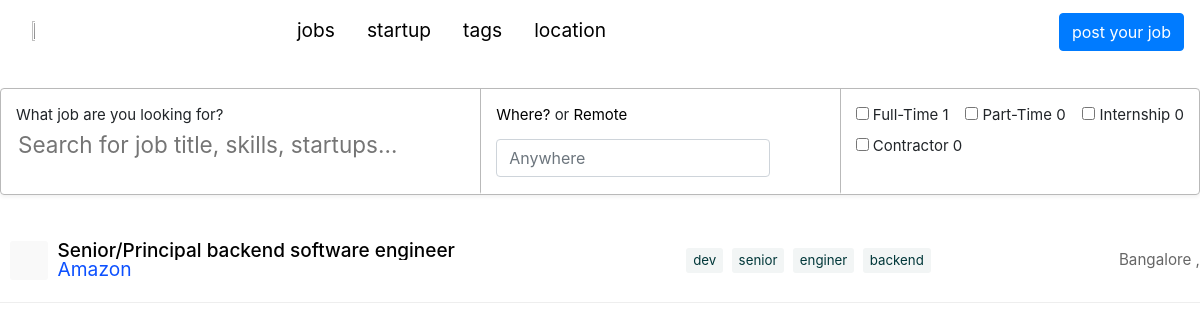
/jobkey/senior, run on the app's committed database.
### core/models.py (models this page shows, shortened)
class WorkDetails(models.Model):
    category = models.ForeignKey(JobCategory, on_delete=models.CASCADE)
    job_title = models.CharField(max_length=100, null=True, blank=True)
    job_type = models.CharField(max_length=50, null=True, blank=True)
    job_keys = models.ManyToManyField(Job_keys)
    is_remote_job = models.BooleanField(default=False, null=True)
    location = models.CharField(max_length=100, null=True, blank=True)
    country = models.CharField(max_length=50, null=True, blank=True)
    job_desc = models.TextField(null=True, blank=True)
    apply_job_link = models.CharField(max_length=255, null=True, blank=True)
    company_name = models.CharField(max_length=50, null=True, blank=True)
    company_website = models.CharField(max_length=50, null=True, blank=True)
    company_email_address = models.EmailField(null=True, blank=True)
    is_scraped_data = models.BooleanField(default=True)
    company_img_url = models.CharField(max_length=200, blank=True, null=True)

class Job_keys(models.Model):
    name=models.CharField(max_length=50)

### core/views.py (the view)
# urls.py: path('jobkey/<job_keys>', views.filtered_keys, name="filtered_keys"),
def filtered_keys(request, job_keys):
    context={}
    key = Job_keys.objects.get(name=job_keys)
    jobs=WorkDetails.objects.filter(job_keys__in=[key])
    context['jobs'] = jobs
    context['page_for'] = 'job_keys'
    context['company_name'] = job_keys
    context['full_time'] = jobs.filter(Q(job_type__icontains = 'full-time') or Q(job_type__icontains = 'Full-time')
        or Q(job_type__icontains='full_time')).count()
    context['part_time'] = jobs.filter(Q(job_type__icontains = 'part-time') or Q(job_type__icontains = 'Part-time')
        or Q(job_type__icontains='part_time')).count()
    context['Internship'] = jobs.filter(Q(job_type__icontains = 'Internship')).count()
    context['Contractor'] = jobs.filter(Q(job_type__icontains = 'Contractor ')).count()
    return render(request, 'jobs_in_specific_company.html', context)

### templates/jobs_in_specific_company.html (shortened to what this page needs)
<!DOCTYPE html>
<html lang="en">
{% load static %}
<head>
    <link rel="stylesheet" href="https://maxcdn.bootstrapcdn.com/bootstrap/4.5.2/css/bootstrap.min.css">
    <link rel="stylesheet" type="text/css" href="{% static 'css/style.css' %}">
</head>
<body>
    <nav class="headerNav">
        <ul class="nav">
            <li class="nav-item">
                <a class="nav-link active" href="/">
                    <img src="img/fedup logo.jpg" data-visited="true" />
                </a>
            </li>
        </ul>
        <ul class="navjustify-content-center">
            <li class="nav-item">
                <a class="nav-link active" href="/">jobs</a>
            </li>
            <li class="nav-item">
                <a class="nav-link" href="/startup">startup</a>
            </li>
            <li class="nav-item">
                <a class="nav-link " href="/tags">tags</a>
            </li>
            <li class="nav-item">
                <a class="nav-link" href="/location">location</a>
            </li>
        </ul>
        <ul class="navjustify-content-end">
            <li class="nav-item">
                <a class="btn btn-active btn-primary" href="/addNewPost/">post your job</a>
            </li>
    </nav>
    <section class="content-wrapper">
        <div class="content">
            <div class="searchForm" data-behavior="search" data-controller="search-form"
                data-search-form-since-filter="1607147442">
                <div class="searchForm__box">
                    <div class="searchForm__section searchForm__section--primary">
                        <div class="searchForm__section__label">What job are you looking for?</div>
                        <div class="searchForm__section__input">
                            <div id="foobar">
                                <div class="ais-SearchBox">
                                    <form action="" role="search" class="ais-SearchBox-form" novalidate="">
                                        <input class="ais-SearchBox-input searchField__input" id="title" type="search"
                                            placeholder="Search for job title, skills, startups…" autofocus="true"
                                            autocomplete="off" autocorrect="off" autocapitalize="off" spellcheck="false"
                                            maxlength="512">
                                    </form>
                                </div>
                            </div>
                        </div>
                    </div>
                    <div class="searchForm__section searchForm__section--secondary">
                        <div class="searchForm__section__label">
                            <div id="remote">
                                <div class="ais-ToggleRefinement"><label class="ais-ToggleRefinement-label"><input
                                            class="ais-ToggleRefinement-checkbox" type="checkbox"><span
                                            class="ais-ToggleRefinement-labelText">
                                            <div class="">
                                                <div
                                                    class="searchForm__section__label__toggleOption searchForm__section__label__toggleOption--default">
                                                    Where?</div> or <div
                                                    class="searchForm__section__label__toggleOption">Remote</div>
                                            </div>
                                        </span></label></div>
                            </div>
                        </div>
                        <div class="searchForm__section__input">
                            <div class="autocompleteWrapper">
                                <span class="algolia-autocomplete"
                                    style="position: relative; display: inline-block; direction: ltr;"><input
                                        type="text" name="search-input" id="search-input" value=""
                                        class="form-control col-12" placeholder="Anywhere"
                                        autocomplete="off" spellcheck="false" role="combobox" aria-autocomplete="list"
                                        aria-expanded="false" aria-owns="algolia-autocomplete-listbox-0" dir="auto"
                                        style="position: relative; vertical-align: top;">
                                </span>
                            </div>
                        </div>
                    </div>
                    <div class="searchForm__section searchForm__section--tertiary">
                        <div class="searchForm__section__input">
                            <div id="commitments">
                                <div class="ais-RefinementList">
                                    <ul class="ais-RefinementList-list">
                                        <li class="ais-RefinementList-item">
                                            <div><label class="ais-RefinementList-label"> <input type="checkbox"
                                                        class="ais-RefinementList-checkbox"id='full_time' name="job_type"
                                                        value="Full-Time"> <span
                                                        class="ais-RefinementList-labelText">Full-Time</span> <span
                                                        class="ais-RefinementList-count">{{ full_time }}</span> </label>
                                            </div>
                                        </li>
                                        <li class="ais-RefinementList-item">
                                            <div><label class="ais-RefinementList-label"> <input type="checkbox"
                                                        class="ais-RefinementList-checkbox" id="part_time" name="job_type"
                                                        value="Part-Time"> <span
                                                        class="ais-RefinementList-labelText">Part-Time</span> <span
                                                        class="ais-RefinementList-count">{{ part_time }}</span> </label>
                                            </div>
                                        </li>
                                        <li class="ais-RefinementList-item">
                                            <div><label class="ais-RefinementList-label"> <input type="checkbox"
                                                        class="ais-RefinementList-checkbox" id="internship" name="job_type"
                                                        value="Internship"> <span
                                                        class="ais-RefinementList-labelText">Internship</span> <span
                                                        class="ais-RefinementList-count">{{ Internship }}</span>
                                                </label></div>
                                        </li>
                                        <li class="ais-RefinementList-item">
                                            <div><label class="ais-RefinementList-label"> <input type="checkbox"
                                                        class="ais-RefinementList-checkbox" id="contractor" name="job_type"
                                                        value="Contractor"> <span
                                                        class="ais-RefinementList-labelText">Contractor</span> <span
                                                        class="ais-RefinementList-count">{{ Contractor }}</span>
                                                </label></div>
                                        </li>
                                    </ul>
                                </div>
                            </div>
                        </div>
                    </div>
                </div>
            </div>
        </div>
    </section>
    <div>
        <section class="content-wrapper">
            <div class="content content--unpadded">
                {% for job in jobs %}
                    <div class="jobCard" data-action="click->clickable#open" data-clickable-target="_blank"
                        data-clickable-url="/art-director-design-at-procore-4" data-controller="clickable">
                        <div class="jobCard__details">
                            <a class="jobCard__details__logo" style="background-image: url('{{ job.company_img_url }}')"
                                href="/@procore">Procore</a>
                            <div class="jobCard__details__ultra">
                                <a data-behavior="track-visited-instantly" class="jobCard__details__title"
                                    href="{% url 'job_details' id=job.id %}">{{ job.job_title }}</a>
                                <div class="jobCard__details__company"><a href="#">{{ job.company_name }}</a></div>
                            </div>
                        </div>
                        <div class="jobCard__tags">
                            {% for key in job.job_keys.all %}
                            <a class="tag" href="{% url 'filtered_keys' job_keys=key.name %}">{{ key.name }}</a>
                            {% endfor %}
                        </div>
                        <div class="jobCard__details__location">
                            {% if job.location %}
                            {{ job.location}}
                            {% endif %}, {% if job.country %}{{job.country}} {% endif %}
                        </div>
                    </div>
                {%endfor%}
            </div>
        </section>
    </div>
</body>
</html>

### static/css/style.css (style rules this page uses)
.headerNav { display: flex; justify-content: space-between; padding: .8em 1em; width: 100%; z-index: 3; background-color: #fff; height: 4em; font-smoothing: subpixel-antialiased; transition: transform ease 100ms; }
ul, ol { margin: 0; padding: 0; list-style: none; list-style-image: none; }
ul.navjustify-content-center { display: flex; margin-right: 14em; }
a.nav-link.active { color: #000; }
a.nav-link { color: #000; }
.navjustify-content-end { display: flex; justify-content: flex-end; }
img { width: 15%; height: 0%; }
.content-wrapper { width: 100%; }
.content { margin: 2%; }
.searchForm__box { border-radius: 4px; border: 1px #b9b9b9 solid; box-shadow: 0 2px 4px rgba(0,0,0,.06); display: flex; }
.searchForm { margin-bottom: 1em; font-size: 15px; }
.algolia-autocomplete { position: relative; display: inline-block; direction: ltr; }
.searchForm__box .searchForm__section { padding: 1em; border-bottom: 2px transparent solid; }
.searchForm__box input[type=search] { border: none; outline: none; font-size: 1.5em; border-bottom: 1px transparent solid; width: 100%; }
.searchForm__section--primary { width: 40%; }
.searchForm__section--secondary { width: 30%; }
button, input, optgroup, select, textarea { font-family: inherit; font-size: 100%; line-height: 1.15; margin: 0; }
.searchForm__box #remote .searchForm__section__label__toggleOption { display: inline-block; color: #000; }
.searchForm__section__label { margin-bottom: .3em; }
.searchForm__section--tertiary { width: 30%; padding: 1.2em; }
.searchForm__box .searchForm__section:not(:first-child) { border-left: 1px #b9b9b9 solid; }
.searchForm__box .searchForm__section--tertiary .ais-RefinementList-list { height: 100%; display: flex; flex-wrap: wrap; justify-content: space-between; }
a { text-decoration: none; color: #0d51ff; transition: all .2s; }
.content-wrapper>.content { max-width: 1200px; margin-left: auto; margin-right: auto; }
.jobCard { padding: .8rem 0; border-bottom: 1px #eee solid; display: flex; align-items: center; justify-content: space-between; position: relative; font-size: 19px; }
.jobCard__details { width: 50%; position: relative; display: flex; align-items: center; }
.jobCard__tags .tag { font-size: .7em; }
.jobCard__details__logo { overflow: hidden; text-indent: 101%; white-space: nowrap; display: block; height: 2em; flex: 0 0 2em; margin: .5em; box-sizing: border-box; border-radius: 3px; background-size: contain; background-position: center center; background-repeat: no-repeat; overflow: hidden; background-color: #f9f9f9; }
.jobCard__details__title { color: #000; font-size: 1em; display: block; font-weight: 500; white-space: nowrap; overflow: hidden; text-overflow: ellipsis; }
.tag { box-sizing: border-box; display: inline-block; background-color: #f2f5f5; color: #003739; padding: 4px 5px; border-radius: 3px; margin-right: 3px; margin-bottom: 3px; font-size: 12px; text-transform: first; border: 2px #f2f5f5 solid; }
.jobCard__details__location { color: #666; width: 15%; display: block; text-align: right; font-size: .8em; }
a { display: block; line-height: 1em; font-size: 1.2rem; }

### data on the page
WorkDetails: job_title "Senior/Principal backend software engineer", company_name "Amazon", location "Bangalore"
Job_keys: name "dev"
Job_keys: name "senior"
Job_keys: name "enginer"
Job_keys: name "backend"

### other printed values
{{ full_time }} "1"
{{ part_time }} "0"
{{ Internship }} "0"
{{ Contractor }} "0"
